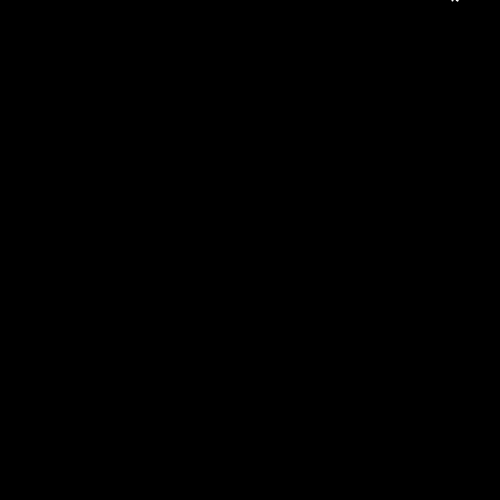
Frame 1 (no input)
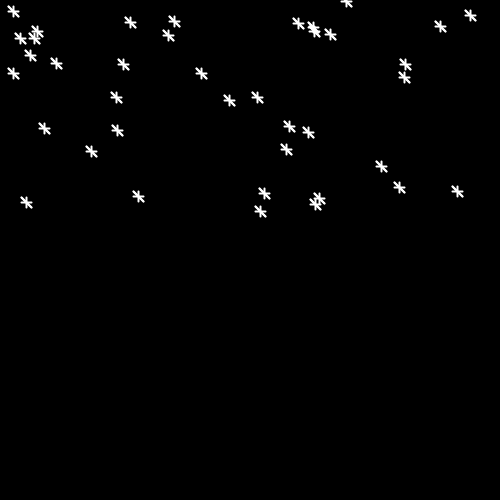
Frame 60 (the mouse pressed at the canvas centre just before this capture)
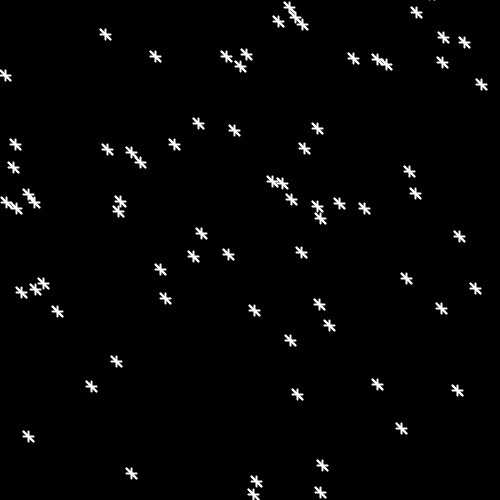
Frame 120 (the mouse held since frame 60 and released just before this capture)

The Processing sketch that drew these frames (run headless with seeded random() and noise(); from frame 60 on, the mouse is pressed at the canvas centre):

// Processing sketch: sketch_180124c
// ── sketch_180124c.pde
void setup()
{
  size(500,500);
  stroke(255);
  strokeWeight(2);
  for(int i = 0; i < snowx.length; i ++)
  {
    snowx[i] = random(0,width);
    snowy[i] = random(-height,0);
    snowspeed[i] = random(1,5);
  }
  
}

float[] snowx = new float[100];
float[] snowy = new float[100];
float[] snowspeed = new float[100];

void draw()
{
  background(0);
  fill(255);
  for(int i = 0; i < snowy.length; i++)
  {
    snowy[i] += snowspeed[i];
    line(snowx[i]-5,snowy[i],snowx[i]+5,snowy[i]);
    line(snowx[i],snowy[i]-5,snowx[i],snowy[i]+5);
    line(snowx[i]-5,snowy[i]-5,snowx[i]+5,snowy[i]+5);
    line(snowx[i]-5,snowy[i]-5,snowx[i]+5,snowy[i]+5);
    snowx[i]= snowx[i] + random(-1,1);
    if(snowy[i] >= 501)
    {
      snowy[i] = random(-height,0); 
    }
  }
}
